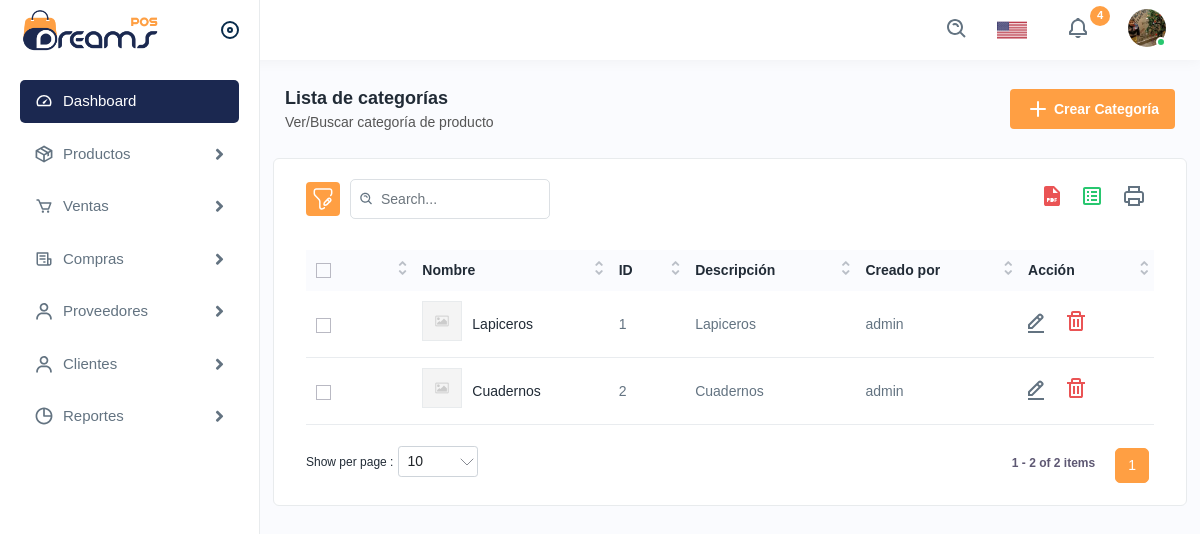
/list/category/, run on the app's committed database.
### backend/models.py (models this page shows, shortened)
class Categoria(models.Model):
    nombre = models.CharField(max_length=100)
    descripcion = models.TextField(blank=True, null=True)
    created_by = models.ForeignKey(User, on_delete=models.CASCADE)
    imagen = models.ImageField(upload_to='categorias/', blank=True, null=True)

### backend/views.py (the view)
# urls.py: path('list/category/', CategoryListView.as_view(), name='list_category'),
class CategoryListView(ListView):
    model = Categoria
    template_name = 'dashboard/list_categories.html'
    context_object_name = 'categories'

### backend/templates/dashboard/list_categories.html (shortened to what this page needs)
{% extends 'base.html' %}
{% load static %}
{% block content %}
<div class="page-header">
  <div class="page-title">
    <h4>Lista de categorías</h4>
    <h6>Ver/Buscar categoría de producto</h6>
  </div>
  <div class="page-btn">
    <a href="{% url 'create_category' %}" class="btn btn-added">
      <img src="{% static 'assets/img/icons/plus.svg' %}" class="me-1" alt="img" />Crear Categoría
    </a>
  </div>
</div>
<div class="card">
  <div class="card-body">
    <div class="table-top">
      <div class="search-set">
        <div class="search-path">
          <a class="btn btn-filter" id="filter_search">
            <img src="{% static 'assets/img/icons/filter.svg' %}" alt="img" />
          </a>
        </div>
        <div class="search-input">
          <a class="btn btn-searchset"
            ><img src="{% static 'assets/img/icons/search-white.svg' %}" alt="img"
          /></a>
        </div>
      </div>
      <div class="wordset">
        <ul>
          <li>
            <a data-bs-toggle="tooltip" data-bs-placement="top" title="pdf"
              ><img src="{% static 'assets/img/icons/pdf.svg' %}" alt="img"
            /></a>
          </li>
          <li>
            <a data-bs-toggle="tooltip" data-bs-placement="top" title="excel"
              ><img src="{% static 'assets/img/icons/excel.svg' %}" alt="img"
            /></a>
          </li>
          <li>
            <a data-bs-toggle="tooltip" data-bs-placement="top" title="print"
              ><img src="{% static 'assets/img/icons/printer.svg' %}" alt="img"
            /></a>
          </li>
        </ul>
      </div>
    </div>
    <div class="table-responsive">
      <table class="table datanew">
        <thead>
          <tr>
            <th>
              <label class="checkboxs">
                <span class="checkmarks"></span>
              </label>
            </th>
            <th>Nombre</th>
            <th>ID</th>
            <th>Descripción</th>
            <th>Creado por</th>
            <th>Acción</th>
          </tr>
        </thead>
        <tbody>
          {% for category in categories %}
          <tr>
            <td>
              <label class="checkboxs">
                <span class="checkmarks"></span>
              </label>
            </td>
            <td class="productimgname">
              <a href="javascript:void(0);" class="product-img">
                <img src="{% static 'assets/img/product/noimage.png' %}" alt="product" />
              </a>
              <a href="javascript:void(0);">{{ category.nombre|capfirst }}</a>
            </td>
            <td>{{ category.id }}</td>
            <td>{{ category.descripcion|default:"Sin descripción" }}</td>
            <td>{{ category.created_by }}</td>
            <td>
              <a class="me-3" href="editcategory.html">
                <img src="{% static 'assets/img/icons/edit.svg' %}" alt="img" />
              </a>
              <a class="me-3 confirm-text" href="javascript:void(0);">
                <img src="{% static 'assets/img/icons/delete.svg' %}" alt="img" />
              </a>
            </td>
          </tr>
          {% endfor %}
        </tbody>
      </table>
    </div>
  </div>
</div>
{% endblock content %}

### data on the page
Categoria: nombre "Lapiceros", id "1", descripcion "Lapiceros", created_by "admin"
Categoria: nombre "Cuadernos", id "2", descripcion "Cuadernos", created_by "admin"
